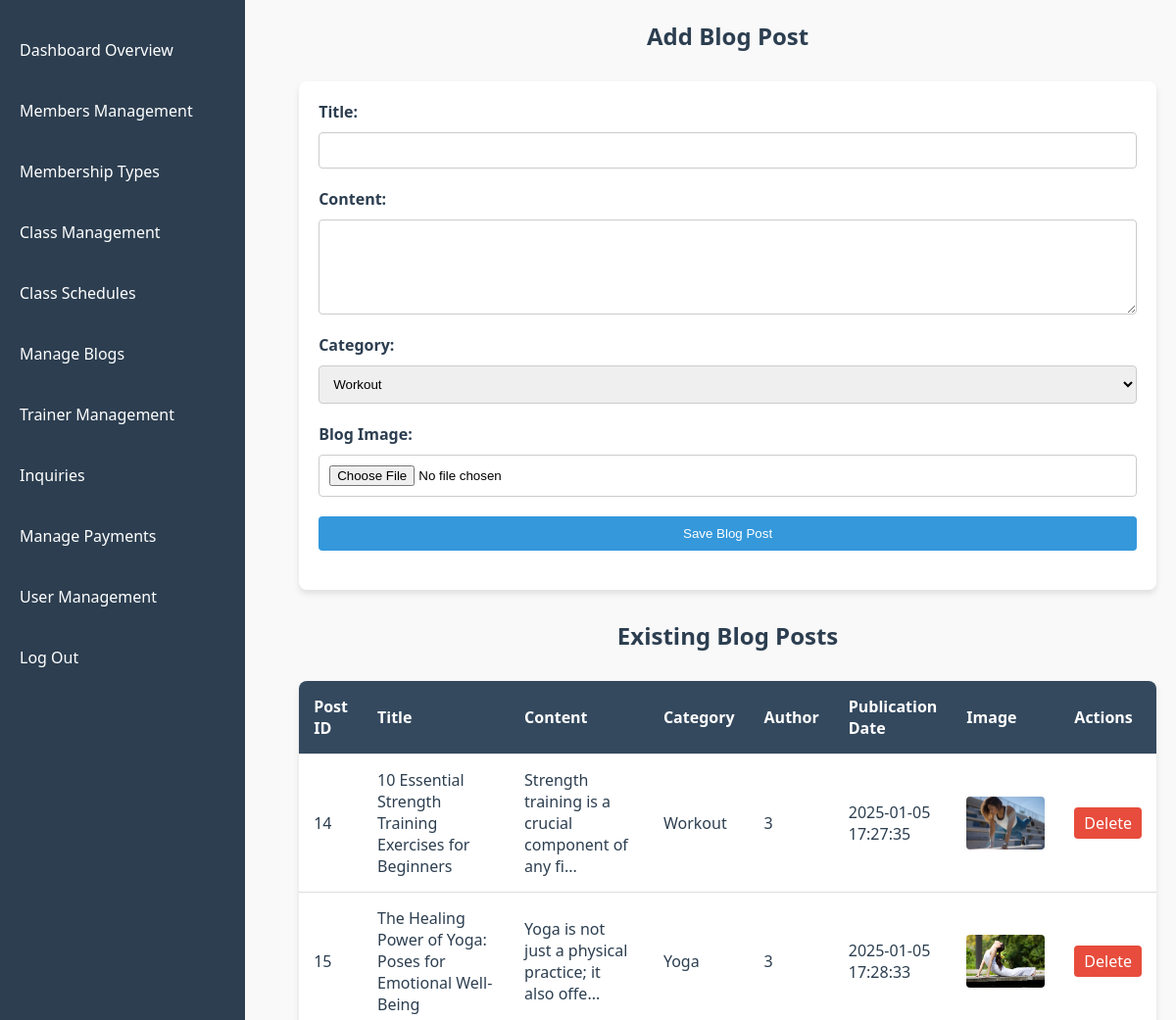
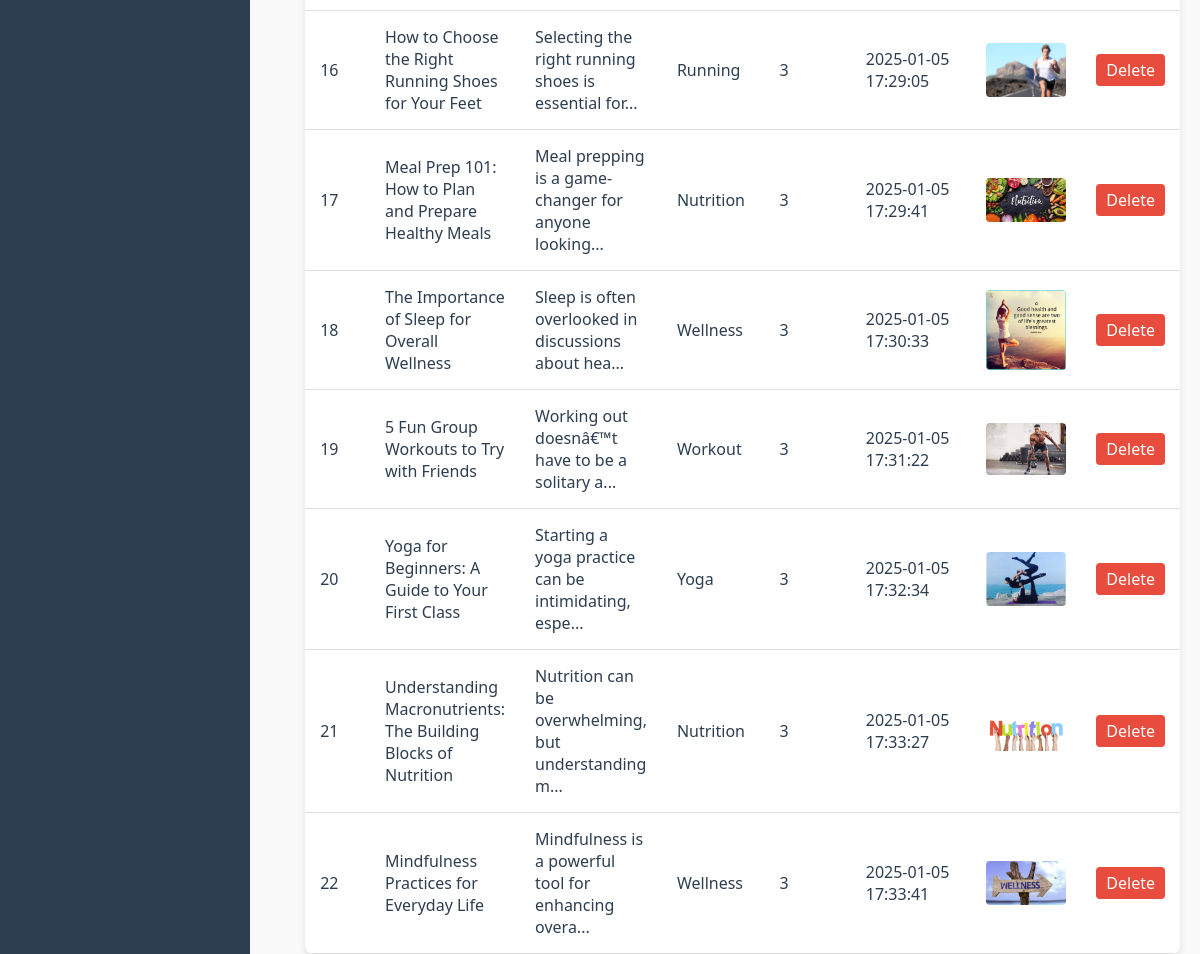
The page /Admin/manage_blogposts.php (signed in) on the database its author committed (2 pictures, top to bottom).
### tables this page shows
CREATE TABLE IF NOT EXISTS `blogposts` (
  `post_id` int(11) NOT NULL AUTO_INCREMENT,
  `title` varchar(255) NOT NULL,
  `content` text NOT NULL,
  `author_id` int(11) NOT NULL,
  `category` varchar(100) NOT NULL,
  `publication_date` timestamp NULL DEFAULT CURRENT_TIMESTAMP,
  `blog_image` text NOT NULL,
  PRIMARY KEY (`post_id`),
  KEY `author_id` (`author_id`)
);

### Admin/manage_blogposts.php (the view, shortened to what this page needs)
<?php
include('sidebar.php');
require 'db.php';
$posts = $conn->query("SELECT post_id, title, content, category, author_id, publication_date, blog_image FROM blogposts");
$categories = ['Workout', 'Yoga', 'Running', 'Nutrition', 'Wellness'];
?>
<!DOCTYPE html>
<html lang="en">
<head>
</head>
<body>
    <h1>Manage Blog Posts</h1>
    <div class="container">
        <div class="add-blog">
            <h2>Add Blog Post</h2>
            <form action="" method="POST" enctype="multipart/form-data">
                <label for="title">Title:</label>
                <input type="text" name="title" id="title" required>
                <label for="content">Content:</label>
                <textarea name="content" id="content" rows="5" required></textarea>
                <label for="category">Category:</label>
                <select name="category" id="category" required>
                    <?php foreach ($categories as $cat) { ?>
                        <option value="<?= htmlspecialchars($cat) ?>"><?= htmlspecialchars($cat) ?></option>
                    <?php } ?>
                </select>
                <label for="blog_image">Blog Image:</label>
                <input type="file" name="blog_image" id="blog_image" accept="image/*">
                <button type="submit">Save Blog Post</button>
            </form>
        </div>
        <div class="blog-list">
            <h2>Existing Blog Posts</h2>
            <table>
                <thead>
                    <tr>
                        <th>Post ID</th>
                        <th>Title</th>
                        <th>Content</th>
                        <th>Category</th>
                        <th>Author</th>
                        <th>Publication Date</th>
                        <th>Image</th>
                        <th>Actions</th>
                    </tr>
                </thead>
                <tbody>
                    <?php while ($row = $posts->fetch_assoc()) { ?>
                        <tr>
                            <td><?= htmlspecialchars($row['post_id']) ?></td>
                            <td><?= htmlspecialchars($row['title']) ?></td>
                            <td><?= htmlspecialchars(substr($row['content'], 0, 50)) ?>...</td>
                            <td><?= htmlspecialchars($row['category']) ?></td>
                            <td><?= htmlspecialchars($row['author_id']) ?></td>
                            <td><?= htmlspecialchars($row['publication_date']) ?></td>
                            <td>
                                <?php if ($row['blog_image']) { ?>
                                    <img src="<?= htmlspecialchars($row['blog_image']) ?>" alt="Blog Image">
                                <?php } else { ?>
                                    No Image
                                <?php } ?>
                            </td>
                            <td>
                                <a href="?delete_post=<?= $row['post_id'] ?>" onclick="return confirm('Are you sure?')">Delete</a>
                            </td>
                        </tr>
                    <?php } ?>
                </tbody>
            </table>
        </div>
    </div>
</body>
</html>

### Admin/sidebar.php (shortened to what this page needs)
<?php
$user_role = $_SESSION['user_role'];
$menu_items = [
    'Dashboard Overview' => ['href' => 'index.php', 'roles' => ['admin', 'staff']],
    'Members Management' => ['href' => 'members_management.php', 'roles' => ['admin']],
    'Membership Types' => ['href' => 'membership_management.php', 'roles' => ['admin']],
    'Class Management' => ['href' => 'manage_classes.php', 'roles' => ['admin']],
    'Class Schedules' => ['href' => 'class_schedule.php', 'roles' => ['admin', 'staff']],
    'Manage Blogs' => ['href' => 'manage_blogposts.php', 'roles' => ['admin', 'staff']],
    'Trainer Management' => ['href' => 'manage_trainers.php', 'roles' => ['admin']],
    'Inquiries' => ['href' => 'manage_inquiries.php', 'roles' => ['admin', 'staff']],
    'Manage Payments' => ['href' => 'payments.php', 'roles' => ['admin']],
    'User Management' => ['href' => 'signup.php', 'roles' => ['admin']],
    'Log Out' => ['href' => 'logout.php', 'roles' => ['admin', 'staff']],
];
?>
<div class="sidebar">
    <ul>
        <?php foreach ($menu_items as $label => $item): ?>
            <?php if (in_array($user_role, $item['roles'])): ?>
                <li><a href="<?= htmlspecialchars($item['href']); ?>"><?= htmlspecialchars($label); ?></a></li>
            <?php endif; ?>
        <?php endforeach; ?>
    </ul>
</div>

### Admin/sidebar.php (style rules this page uses)
.sidebar { width: 250px; background-color: #2c3e50; color: white; padding-top: 20px; position: fixed; height: 100%; top: 0; left: 0; }
.sidebar ul { list-style-type: none; }
.sidebar ul li { padding: 10px; text-align: left; }
.sidebar ul li a { color: white; text-decoration: none; display: block; padding: 10px; font-size: 16px; }

### Admin/manage_blogposts.php (style rules this page uses)
* { margin: 0; padding: 0; box-sizing: border-box; }
body { font-family: 'Segoe UI', Tahoma, Geneva, Verdana, sans-serif; background-color: #f9f9f9; display: flex; }
h1, h2 { text-align: center; color: #2c3e50; margin-bottom: 30px; }
.container { padding: 20px; width: calc(100% - 250px); }
.add-blog form { background-color: #ffffff; padding: 20px; border-radius: 8px; box-shadow: 0 4px 6px rgba(0, 0, 0, 0.1); margin-bottom: 30px; }
form label { display: block; margin-bottom: 10px; font-weight: bold; color: #2c3e50; }
form input, form select, form textarea, form button { display: block; width: 100%; padding: 10px; margin-bottom: 20px; border: 1px solid #ccc; border-radius: 4px; }
form textarea { resize: vertical; }
form button { background-color: #3498db; color: white; border: none; transition: background-color 0.3s ease; cursor: pointer; }
.blog-list table { width: 100%; border-collapse: collapse; background-color: #ffffff; box-shadow: 0 4px 6px rgba(0, 0, 0, 0.1); border-radius: 8px; overflow: hidden; margin-top: 20px; }
.blog-list table thead { background-color: #34495e; color: white; }
.blog-list table th, .blog-list table td { padding: 15px; text-align: left; border-bottom: 1px solid #ddd; }
.blog-list table th { font-weight: bold; }
.blog-list table td { color: #2c3e50; }
.blog-list img { max-width: 80px; height: auto; border-radius: 4px; }
.blog-list a { text-decoration: none; padding: 5px 10px; background-color: #e74c3c; color: white; border-radius: 4px; transition: background-color 0.3s ease; }

### rows shown on the page
blogposts: post_id "14", title "10 Essential Strength Training Exercises for Beginners", content "Strength training is a crucial component of any fi", category "Workout", author "3", publication_date "2025-01-05 17:27:35", blog_image (picture)
blogposts: post_id "15", title "The Healing Power of Yoga: Poses for Emotional Well-Being", content "Yoga is not just a physical practice; it also offe", category "Yoga", author "3", publication_date "2025-01-05 17:28:33", blog_image (picture)
blogposts: post_id "16", title "How to Choose the Right Running Shoes for Your Feet", content "Selecting the right running shoes is essential for", category "Running", author "3", publication_date "2025-01-05 17:29:05", blog_image (picture)
blogposts: post_id "17", title "Meal Prep 101: How to Plan and Prepare Healthy Meals", content "Meal prepping is a game-changer for anyone looking", category "Nutrition", author "3", publication_date "2025-01-05 17:29:41", blog_image (picture)
blogposts: post_id "18", title "The Importance of Sleep for Overall Wellness", content "Sleep is often overlooked in discussions about hea", category "Wellness", author "3", publication_date "2025-01-05 17:30:33", blog_image (picture)
blogposts: post_id "19", title "5 Fun Group Workouts to Try with Friends", content "Working out doesnâ€™t have to be a solitary a", category "Workout", author "3", publication_date "2025-01-05 17:31:22", blog_image (picture)
blogposts: post_id "20", title "Yoga for Beginners: A Guide to Your First Class", content "Starting a yoga practice can be intimidating, espe", category "Yoga", author "3", publication_date "2025-01-05 17:32:34", blog_image (picture)
blogposts: post_id "21", title "Understanding Macronutrients: The Building Blocks of Nutrition", content "Nutrition can be overwhelming, but understanding m", category "Nutrition", author "3", publication_date "2025-01-05 17:33:27", blog_image (picture)
blogposts: post_id "22", title "Mindfulness Practices for Everyday Life", content "Mindfulness is a powerful tool for enhancing overa", category "Wellness", author "3", publication_date "2025-01-05 17:33:41", blog_image (picture)

### other values the page prints
$label "Dashboard Overview"
$label "Members Management"
$label "Membership Types"
$label "Class Management"
$label "Class Schedules"
$label "Manage Blogs"
$label "Trainer Management"
$label "Inquiries"
$label "Manage Payments"
$label "User Management"
$label "Log Out"
form field category "Workout"
